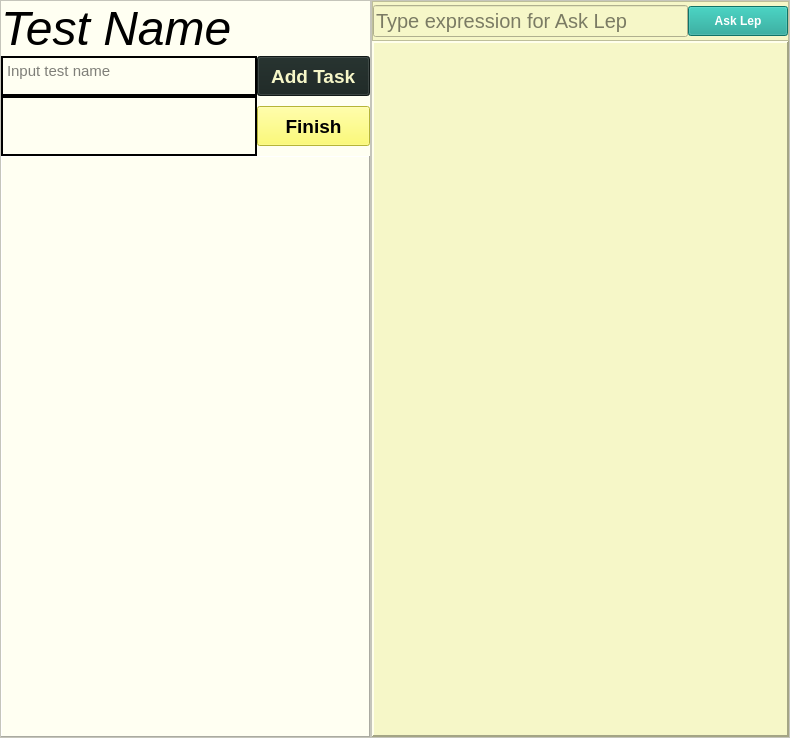
<?xml version="1.0" encoding="UTF-8"?>
<ui version="4.0">
 <class>testMakingPage</class>
 <widget class="QFrame" name="testMakingPage">
  <property name="geometry">
   <rect>
    <x>0</x>
    <y>0</y>
    <width>790</width>
    <height>738</height>
   </rect>
  </property>
  <property name="windowTitle">
   <string>Frame</string>
  </property>
  <property name="styleSheet">
   <string notr="true">background-color: rgb(255, 255, 242);
border-color: rgb(255, 255, 242);</string>
  </property>
  <layout class="QGridLayout" name="gridLayout">
   <property name="leftMargin">
    <number>0</number>
   </property>
   <property name="topMargin">
    <number>0</number>
   </property>
   <property name="rightMargin">
    <number>0</number>
   </property>
   <property name="bottomMargin">
    <number>0</number>
   </property>
   <property name="spacing">
    <number>0</number>
   </property>
   <item row="12" column="3">
    <widget class="QFrame" name="frame">
     <property name="frameShape">
      <enum>QFrame::StyledPanel</enum>
     </property>
     <property name="frameShadow">
      <enum>QFrame::Raised</enum>
     </property>
     <layout class="QVBoxLayout" name="verticalLayout">
      <property name="spacing">
       <number>0</number>
      </property>
      <property name="leftMargin">
       <number>0</number>
      </property>
      <property name="topMargin">
       <number>0</number>
      </property>
      <property name="rightMargin">
       <number>0</number>
      </property>
      <property name="bottomMargin">
       <number>0</number>
      </property>
      <item>
       <widget class="QLabel" name="testNameLabel">
        <property name="font">
         <font>
          <family>Helvetica Neue</family>
          <pointsize>36</pointsize>
          <weight>50</weight>
          <italic>true</italic>
          <bold>false</bold>
         </font>
        </property>
        <property name="lineWidth">
         <number>0</number>
        </property>
        <property name="text">
         <string>Test Name</string>
        </property>
       </widget>
      </item>
      <item>
       <widget class="QFrame" name="frame_2">
        <property name="frameShape">
         <enum>QFrame::NoFrame</enum>
        </property>
        <property name="frameShadow">
         <enum>QFrame::Raised</enum>
        </property>
        <layout class="QGridLayout" name="gridLayout_2">
         <property name="leftMargin">
          <number>0</number>
         </property>
         <property name="topMargin">
          <number>0</number>
         </property>
         <property name="rightMargin">
          <number>0</number>
         </property>
         <property name="bottomMargin">
          <number>0</number>
         </property>
         <property name="spacing">
          <number>0</number>
         </property>
         <item row="0" column="0">
          <widget class="QPlainTextEdit" name="testNameInput">
           <property name="sizePolicy">
            <sizepolicy hsizetype="Preferred" vsizetype="Preferred">
             <horstretch>0</horstretch>
             <verstretch>0</verstretch>
            </sizepolicy>
           </property>
           <property name="minimumSize">
            <size>
             <width>100</width>
             <height>0</height>
            </size>
           </property>
           <property name="maximumSize">
            <size>
             <width>800</width>
             <height>40</height>
            </size>
           </property>
           <property name="font">
            <font>
             <family>Helvetica Neue</family>
             <pointsize>11</pointsize>
            </font>
           </property>
           <property name="styleSheet">
            <string notr="true">border-color: rgb(246, 247, 200)</string>
           </property>
           <property name="frameShape">
            <enum>QFrame::Panel</enum>
           </property>
           <property name="frameShadow">
            <enum>QFrame::Plain</enum>
           </property>
           <property name="lineWidth">
            <number>2</number>
           </property>
           <property name="verticalScrollBarPolicy">
            <enum>Qt::ScrollBarAlwaysOff</enum>
           </property>
           <property name="horizontalScrollBarPolicy">
            <enum>Qt::ScrollBarAlwaysOff</enum>
           </property>
           <property name="placeholderText">
            <string>Input test name</string>
           </property>
          </widget>
         </item>
         <item row="1" column="0">
          <widget class="QPlainTextEdit" name="testDescriptionInput">
           <property name="sizePolicy">
            <sizepolicy hsizetype="Preferred" vsizetype="Fixed">
             <horstretch>0</horstretch>
             <verstretch>0</verstretch>
            </sizepolicy>
           </property>
           <property name="minimumSize">
            <size>
             <width>100</width>
             <height>60</height>
            </size>
           </property>
           <property name="maximumSize">
            <size>
             <width>16777215</width>
             <height>60</height>
            </size>
           </property>
           <property name="font">
            <font>
             <family>Helvetica Neue</family>
             <pointsize>11</pointsize>
            </font>
           </property>
           <property name="styleSheet">
            <string notr="true">border-color: rgb(246, 247, 200)</string>
           </property>
           <property name="frameShape">
            <enum>QFrame::Panel</enum>
           </property>
           <property name="frameShadow">
            <enum>QFrame::Plain</enum>
           </property>
           <property name="lineWidth">
            <number>2</number>
           </property>
           <property name="verticalScrollBarPolicy">
            <enum>Qt::ScrollBarAlwaysOff</enum>
           </property>
           <property name="horizontalScrollBarPolicy">
            <enum>Qt::ScrollBarAlwaysOff</enum>
           </property>
           <property name="tabChangesFocus">
            <bool>false</bool>
           </property>
           <property name="plainText">
            <string/>
           </property>
           <property name="placeholderText">
            <string>Input test description</string>
           </property>
          </widget>
         </item>
         <item row="0" column="1">
          <widget class="QPushButton" name="addTaskButton">
           <property name="sizePolicy">
            <sizepolicy hsizetype="Minimum" vsizetype="Fixed">
             <horstretch>0</horstretch>
             <verstretch>0</verstretch>
            </sizepolicy>
           </property>
           <property name="minimumSize">
            <size>
             <width>0</width>
             <height>40</height>
            </size>
           </property>
           <property name="maximumSize">
            <size>
             <width>16777215</width>
             <height>40</height>
            </size>
           </property>
           <property name="font">
            <font>
             <family>Helvetica Neue</family>
             <pointsize>14</pointsize>
             <weight>75</weight>
             <bold>true</bold>
            </font>
           </property>
           <property name="styleSheet">
            <string notr="true">background-color: rgb(24, 35, 32);
color: rgb(246, 247, 200);
</string>
           </property>
           <property name="text">
            <string>  Add Task  </string>
           </property>
          </widget>
         </item>
         <item row="1" column="1">
          <widget class="QPushButton" name="finishButton">
           <property name="minimumSize">
            <size>
             <width>0</width>
             <height>40</height>
            </size>
           </property>
           <property name="maximumSize">
            <size>
             <width>16777215</width>
             <height>40</height>
            </size>
           </property>
           <property name="font">
            <font>
             <family>Helvetica Neue</family>
             <pointsize>14</pointsize>
             <weight>75</weight>
             <bold>true</bold>
            </font>
           </property>
           <property name="styleSheet">
            <string notr="true">background-color: rgb(255, 253, 78);
border-color: rgb(255, 253, 78);
selection-color:rgb(233, 234, 189);
selection-background-color: rgb(233, 234, 189);</string>
           </property>
           <property name="text">
            <string>  Finish  </string>
           </property>
          </widget>
         </item>
        </layout>
       </widget>
      </item>
      <item>
       <widget class="QScrollArea" name="taskMakingScrollArea">
        <property name="sizePolicy">
         <sizepolicy hsizetype="Preferred" vsizetype="Expanding">
          <horstretch>0</horstretch>
          <verstretch>0</verstretch>
         </sizepolicy>
        </property>
        <property name="minimumSize">
         <size>
          <width>250</width>
          <height>200</height>
         </size>
        </property>
        <property name="maximumSize">
         <size>
          <width>1500</width>
          <height>16777215</height>
         </size>
        </property>
        <property name="styleSheet">
         <string notr="true">border-color: rgb(246, 247, 200);
background-color: rgb(255, 255, 242);</string>
        </property>
        <property name="frameShape">
         <enum>QFrame::Panel</enum>
        </property>
        <property name="frameShadow">
         <enum>QFrame::Raised</enum>
        </property>
        <property name="lineWidth">
         <number>1</number>
        </property>
        <property name="widgetResizable">
         <bool>true</bool>
        </property>
        <widget class="QWidget" name="scrollAreaWidgetContents_2">
         <property name="geometry">
          <rect>
           <x>0</x>
           <y>0</y>
           <width>387</width>
           <height>577</height>
          </rect>
         </property>
         <layout class="QVBoxLayout" name="verticalLayout_2">
          <item>
           <layout class="QVBoxLayout" name="taskScrollBarContents">
            <property name="spacing">
             <number>24</number>
            </property>
           </layout>
          </item>
         </layout>
        </widget>
       </widget>
      </item>
     </layout>
    </widget>
   </item>
   <item row="12" column="4">
    <widget class="QFrame" name="frame_3">
     <property name="frameShape">
      <enum>QFrame::StyledPanel</enum>
     </property>
     <property name="frameShadow">
      <enum>QFrame::Raised</enum>
     </property>
     <layout class="QVBoxLayout" name="verticalLayout_3">
      <property name="spacing">
       <number>0</number>
      </property>
      <property name="leftMargin">
       <number>0</number>
      </property>
      <property name="topMargin">
       <number>0</number>
      </property>
      <property name="rightMargin">
       <number>0</number>
      </property>
      <property name="bottomMargin">
       <number>0</number>
      </property>
      <item>
       <widget class="QFrame" name="frame_4">
        <property name="maximumSize">
         <size>
          <width>16777215</width>
          <height>40</height>
         </size>
        </property>
        <property name="styleSheet">
         <string notr="true">background-color : rgb(246, 247, 200)</string>
        </property>
        <property name="frameShape">
         <enum>QFrame::StyledPanel</enum>
        </property>
        <property name="frameShadow">
         <enum>QFrame::Raised</enum>
        </property>
        <layout class="QHBoxLayout" name="horizontalLayout">
         <property name="spacing">
          <number>0</number>
         </property>
         <property name="leftMargin">
          <number>0</number>
         </property>
         <property name="topMargin">
          <number>0</number>
         </property>
         <property name="rightMargin">
          <number>0</number>
         </property>
         <property name="bottomMargin">
          <number>0</number>
         </property>
         <item>
          <widget class="QLineEdit" name="askLepInput">
           <property name="minimumSize">
            <size>
             <width>0</width>
             <height>30</height>
            </size>
           </property>
           <property name="font">
            <font>
             <pointsize>15</pointsize>
            </font>
           </property>
           <property name="placeholderText">
            <string>Type expression for Ask Lep </string>
           </property>
          </widget>
         </item>
         <item>
          <widget class="QPushButton" name="askLepButton">
           <property name="sizePolicy">
            <sizepolicy hsizetype="Fixed" vsizetype="Fixed">
             <horstretch>0</horstretch>
             <verstretch>0</verstretch>
            </sizepolicy>
           </property>
           <property name="minimumSize">
            <size>
             <width>100</width>
             <height>30</height>
            </size>
           </property>
           <property name="maximumSize">
            <size>
             <width>900</width>
             <height>16777215</height>
            </size>
           </property>
           <property name="font">
            <font>
             <family>Helvetica Neue</family>
             <weight>75</weight>
             <bold>true</bold>
            </font>
           </property>
           <property name="styleSheet">
            <string notr="true">background-color: rgb(23, 161, 145);
color: rgb(255, 255, 255);
</string>
           </property>
           <property name="text">
            <string>Ask Lep</string>
           </property>
          </widget>
         </item>
        </layout>
       </widget>
      </item>
      <item>
       <widget class="QFrame" name="askLepWidgetFrame">
        <property name="sizePolicy">
         <sizepolicy hsizetype="Fixed" vsizetype="Preferred">
          <horstretch>0</horstretch>
          <verstretch>0</verstretch>
         </sizepolicy>
        </property>
        <property name="minimumSize">
         <size>
          <width>50</width>
          <height>400</height>
         </size>
        </property>
        <property name="maximumSize">
         <size>
          <width>900</width>
          <height>16777215</height>
         </size>
        </property>
        <property name="styleSheet">
         <string notr="true">background-color: rgb(246, 247, 200);
border-color: rgb(246, 247, 200);
</string>
        </property>
        <property name="frameShape">
         <enum>QFrame::Panel</enum>
        </property>
        <property name="frameShadow">
         <enum>QFrame::Raised</enum>
        </property>
        <property name="lineWidth">
         <number>2</number>
        </property>
        <layout class="QVBoxLayout" name="askLepLayout"/>
       </widget>
      </item>
     </layout>
    </widget>
   </item>
  </layout>
 </widget>
 <resources/>
 <connections/>
</ui>
